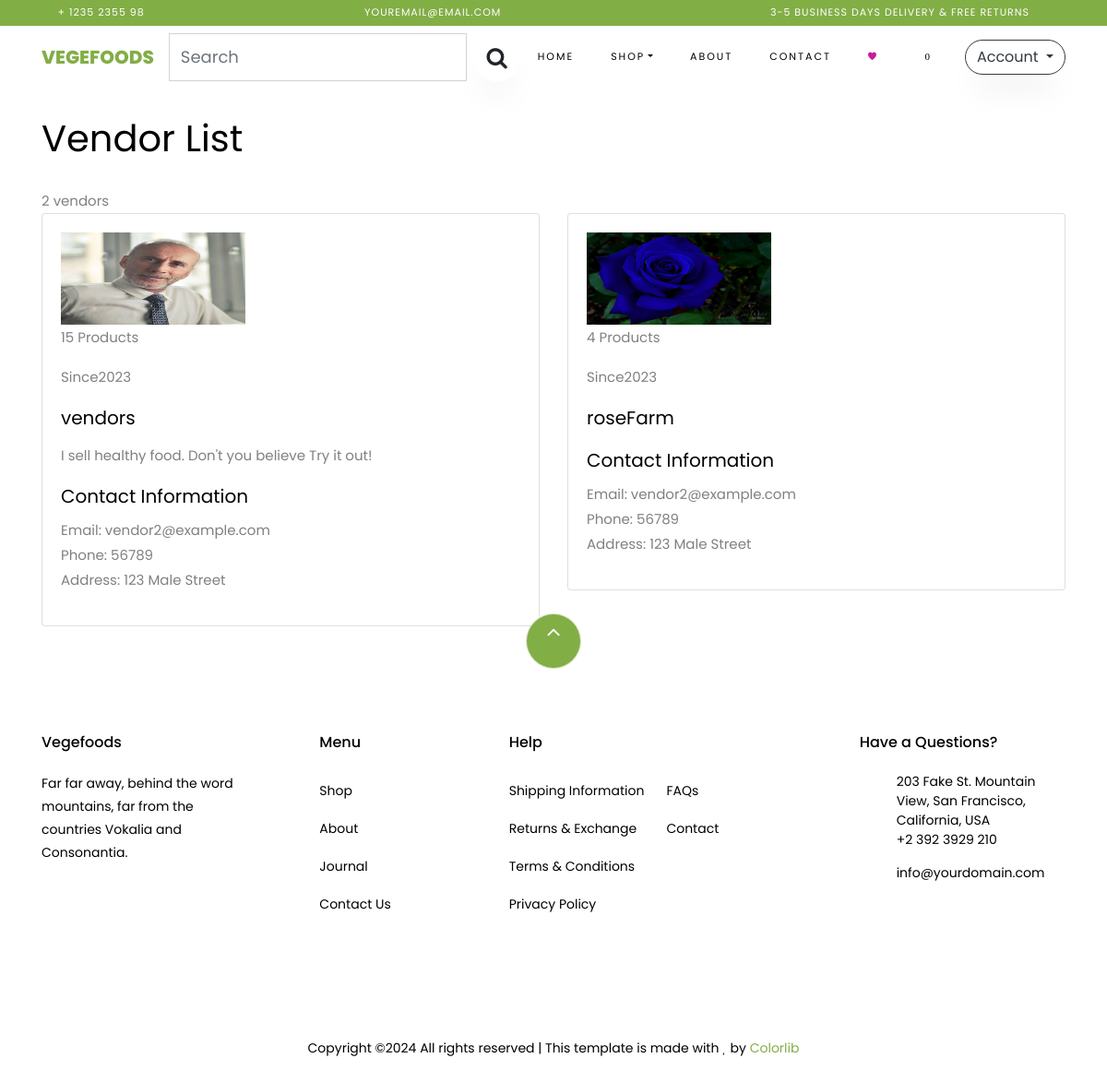
Screenshot of /vendor/ with the database file from the repository.
### core/models.py (models this page shows, shortened)
class Vendor(models.Model):
    Vendor_ID = ShortUUIDField(unique=True,length=10,max_length=20,prefix="ven",alphabet="abcedfgh12345")
    title= models.CharField(max_length=100,default="vendors")
    image = models.ImageField(upload_to=user_directory_path,default="vendor.jpg")
    description = models.TextField(null=True,blank=True)
    address= models.CharField(max_length=100,default="123 Male Street")
    contact= models.CharField(max_length=10,default="56789")
    chat_rep_time= models.CharField(max_length=10,default="100")
    shipping_on_time= models.CharField(max_length=10,default="100")
    authentic_rating= models.CharField(max_length=10,default="100")
    days_return= models.CharField(max_length=10,default="100")
    warranty_period= models.CharField(max_length=10,default="100")
    date = models.DateTimeField(auto_now_add=True,null=True,blank=True)
    user = models.ForeignKey(User,on_delete=models.SET_NULL,null=True)              #cascade
    class Meta:
        verbose_name_plural = "Vendors"

### core/views.py (the view)
def vendor_list_view(request):
    vendors = Vendor.objects.all()
    context={
        "vendors": vendors,
    }
    return render(request,'core/vendor_list.html',context)

### core/context_processors.py (called while the page is built)
def default(request):
    categories = Category.objects.all()
    vendors = Vendor.objects.all()
    product = Product.objects.all()
    return {
        "categories": categories,
        "vendors": vendors,
        "product":product,
    }

### templates/core/vendor_list.html
{%extends 'partials/base.html' %}
{% load static %}
{% block content%}
<div class="container">
    <h1 class="mt-4 mb-4">Vendor List</h1>
    <span class="text-brand">{{ vendors.count }} vendor{{ vendors.count|pluralize }}</span>
    <div class="row">
        {% for v in vendors %}
        <div class="col-md-6">
            <div class="card mb-3">
                <div class="card-body">
                    <img src="{{v.image.url}}" class="img-fluid" style="height: 100px; width: 200px;" alt="Vendor Image">
                    <p class="card-text">{{ v.vendor.all.count }} Products</p>
                    <p class="card-text">Since{{v.date|date:"Y"}} </p>
                    <h5 class="card-title">{{ v.title }}</h5>
                    <p class="card-text">{{ v.description }}</p>
                    <h5>Contact Information</h5>
                    <p>
                      Email: vendor2@example.com<br>
                      Phone: {{v.contact}}<br>
                      Address: {{v.address}}
                    </p>
                </div>
            </div>
        </div>
        {% endfor %}
    </div>
</div>
{% endblock content%}

### templates/partials/base.html (shortened to what this page needs)
{% load static%}
<!DOCTYPE html>
<html lang="en">
  <head>
    <link href="https://cdn.jsdelivr.net/npm/bootstrap@5.0.2/dist/css/bootstrap.min.css" rel="stylesheet">
    <link rel="stylesheet" href="https://cdnjs.cloudflare.com/ajax/libs/font-awesome/4.7.0/css/font-awesome.min.css">
    <link rel="stylesheet" href="{% static 'assets/css/open-iconic-bootstrap.min.css' %}">
    <link rel="stylesheet" href="{% static 'assets/css/animate.css' %}">
    <link rel="stylesheet" href="{% static 'assets/css/owl.carousel.min.css' %}">
    <link rel="stylesheet" href="{% static 'assets/css/owl.theme.default.min.css' %}">
    <link rel="stylesheet" href="{% static 'assets/css/magnific-popup.css' %}">
    <link rel="stylesheet" href="{% static 'assets/css/aos.css' %}">
    <link rel="stylesheet" href="{% static 'assets/css/ionicons.min.css' %}">
    <link rel="stylesheet" href="{% static 'assets/css/bootstrap-datepicker.css' %}">
    <link rel="stylesheet" href="{% static 'assets/css/jquery.timepicker.css' %}">
    <link rel="stylesheet" href="{% static 'assets/custom_css/dashboard.css' %}">
    <link rel="stylesheet" href="{% static 'assets/css/flaticon.css' %}">
    <link rel="stylesheet" href="{% static 'assets/css/icomoon.css' %}">
    <link rel="stylesheet" href="{% static 'assets/css/style.css' %}">
  </head>
  <body class="goto-here">
		<div class="py-1 bg-primary">
    	<div class="container">
    		<div class="row no-gutters d-flex align-items-start align-items-center px-md-0">
	    		<div class="col-lg-12 d-block">
		    		<div class="row d-flex">
		    			<div class="col-md pr-4 d-flex topper align-items-center">
					    	<div class="icon mr-2 d-flex justify-content-center align-items-center"><span class="icon-phone2"></span></div>
						    <span class="text">+ 1235 2355 98</span>
					    </div>
					    <div class="col-md pr-4 d-flex topper align-items-center">
					    	<div class="icon mr-2 d-flex justify-content-center align-items-center"><span class="icon-paper-plane"></span></div>
						    <span class="text">youremail@email.com</span>
					    </div>
					    <div class="col-md-5 pr-4 d-flex topper align-items-center text-lg-right">
						    <span class="text">3-5 Business days delivery &amp; Free Returns</span>
					    </div>
				    </div>
			    </div>
		    </div>
		  </div>
    </div>
    <nav class="navbar navbar-expand-lg navbar-dark ftco_navbar bg-dark ftco-navbar-light" id="ftco-navbar">
	    <div class="container">
	      <a class="navbar-brand" href="{% url 'core:index' %}">Vegefoods</a>
<form class="d-flex" action="{% url 'core:search' %}" method ="GET" >
  <input class="form-control me-2" type="search" placeholder="Search" aria-label="Search" name="q" >
  <button class="btn btn" type="submit" style="margin-top:5px;"><i class="fa fa-search" style="font-size:24px;"></i></button>
</form>
	      <div class="collapse navbar-collapse" id="ftco-nav">
	        <ul class="navbar-nav ml-auto mx-3">
	          <li class="nav-item"><a href="{% url 'core:index' %}" class="nav-link">Home</a></li>
	          <li class="nav-item dropdown">
              <a class="nav-link dropdown-toggle" href="#" id="dropdown04" data-toggle="dropdown" aria-haspopup="true" aria-expanded="false">Shop</a>
            </li>
	          <li class="nav-item"><a href="about.html" class="nav-link">About</a></li>
	          <li class="nav-item"><a href="contact.html" class="nav-link">Contact</a></li>
	          <li class="nav-item cta cta-colored"><a href="{% url 'core:wishlist' %}" class="nav-link"><span class="ion-ios-heart" style="color:rgb(201, 27, 157)"></span></a></li>
	          <li class="nav-item cta cta-colored"><a href="{% url 'core:cart' %}" class="nav-link"><span class="icon-shopping_cart cart-items-count" >{{request.session.cart_data_obj|length}}</span></a></li>
	        </ul>
          <div class="dropdown">
            <a href="#" class="btn btn-outline-dark dropdown-toggle" role="button" id="accountDropdown" data-toggle="dropdown" aria-haspopup="true" aria-expanded="false">
              Account
            </a>
          </div>
	      </div>
	    </div>
	  </nav>
{% block content%}
{% endblock content%}
<footer class="ftco-footer ftco-section">
    <div class="container">
        <div class="row">
            <div class="mouse">
                      <a href="#" class="mouse-icon">
                          <div class="mouse-wheel"><span class="ion-ios-arrow-up"></span></div>
                      </a>
                  </div>
        </div>
      <div class="row mb-5">
        <div class="col-md">
          <div class="ftco-footer-widget mb-4">
            <h2 class="ftco-heading-2">Vegefoods</h2>
            <p>Far far away, behind the word mountains, far from the countries Vokalia and Consonantia.</p>
            <ul class="ftco-footer-social list-unstyled float-md-left float-lft mt-5">
            </ul>
          </div>
        </div>
        <div class="col-md">
          <div class="ftco-footer-widget mb-4 ml-md-5">
            <h2 class="ftco-heading-2">Menu</h2>
            <ul class="list-unstyled">
              <li><a href="#" class="py-2 d-block">Shop</a></li>
              <li><a href="#" class="py-2 d-block">About</a></li>
              <li><a href="#" class="py-2 d-block">Journal</a></li>
              <li><a href="#" class="py-2 d-block">Contact Us</a></li>
            </ul>
          </div>
        </div>
        <div class="col-md-4">
           <div class="ftco-footer-widget mb-4">
            <h2 class="ftco-heading-2">Help</h2>
            <div class="d-flex">
                <ul class="list-unstyled mr-l-5 pr-l-3 mr-4">
                  <li><a href="#" class="py-2 d-block">Shipping Information</a></li>
                  <li><a href="#" class="py-2 d-block">Returns &amp; Exchange</a></li>
                  <li><a href="#" class="py-2 d-block">Terms &amp; Conditions</a></li>
                  <li><a href="#" class="py-2 d-block">Privacy Policy</a></li>
                </ul>
                <ul class="list-unstyled">
                  <li><a href="#" class="py-2 d-block">FAQs</a></li>
                  <li><a href="#" class="py-2 d-block">Contact</a></li>
                </ul>
              </div>
          </div>
        </div>
        <div class="col-md">
          <div class="ftco-footer-widget mb-4">
              <h2 class="ftco-heading-2">Have a Questions?</h2>
              <div class="block-23 mb-3">
                <ul>
                  <li><span class="icon icon-map-marker"></span><span class="text">203 Fake St. Mountain View, San Francisco, California, USA</span></li>
                  <li><a href="#"><span class="icon icon-phone"></span><span class="text">+2 392 3929 210</span></a></li>
                  <li><a href="#"><span class="icon icon-envelope"></span><span class="text">info@yourdomain.com</span></a></li>
                </ul>
              </div>
          </div>
        </div>
      </div>
      <div class="row">
        <div class="col-md-12 text-center">
          <p>
                        Copyright &copy;<script>document.write(new Date().getFullYear());</script> All rights reserved | This template is made with <i class="icon-heart color-danger" aria-hidden="true"></i> by <a href="https://colorlib.com" target="_blank">Colorlib</a>
                      </p>
        </div>
      </div>
    </div>
  </footer>
</body>
</html>

### static/assets/custom_css/dashboard.css (style rules this page uses)
body { display: flex; font-family: Arial, sans-serif; height: 100vh; margin: 0; align-items: stretch; }

### static/assets/css/icomoon.css (style rules this page uses)
[class^="icon-"], [class*=" icon-"] { font-family: 'icomoon' !important; speak: none; font-style: normal; font-weight: normal; font-variant: normal; text-transform: none; line-height: 1; -webkit-font-smoothing: antialiased; -moz-osx-font-smoothing: grayscale; }
.icon-heart:before { content: "\f004"; }
.icon-map-marker:before { content: "\f041"; }
.icon-phone:before { content: "\f095"; }
.icon-envelope:before { content: "\f0e0"; }
.icon-paper-plane:before { content: "\f1d8"; }
.icon-phone2:before { content: "\e0cd"; }
.icon-shopping_cart:before { content: "\e8cc"; }

### rows the page displays
Vendor: image (picture), vendor.all.count "15", date "2023", title "vendors", description "I sell healthy food. Don't you believe Try it out!", contact "56789", address "123 Male Street"
Vendor: image (picture), vendor.all.count "4", date "2023", title "roseFarm", contact "56789", address "123 Male Street"

### other values shown
{{ request.session.cart_data_obj|length }} "0"
{{ vendors.count }} "2"
